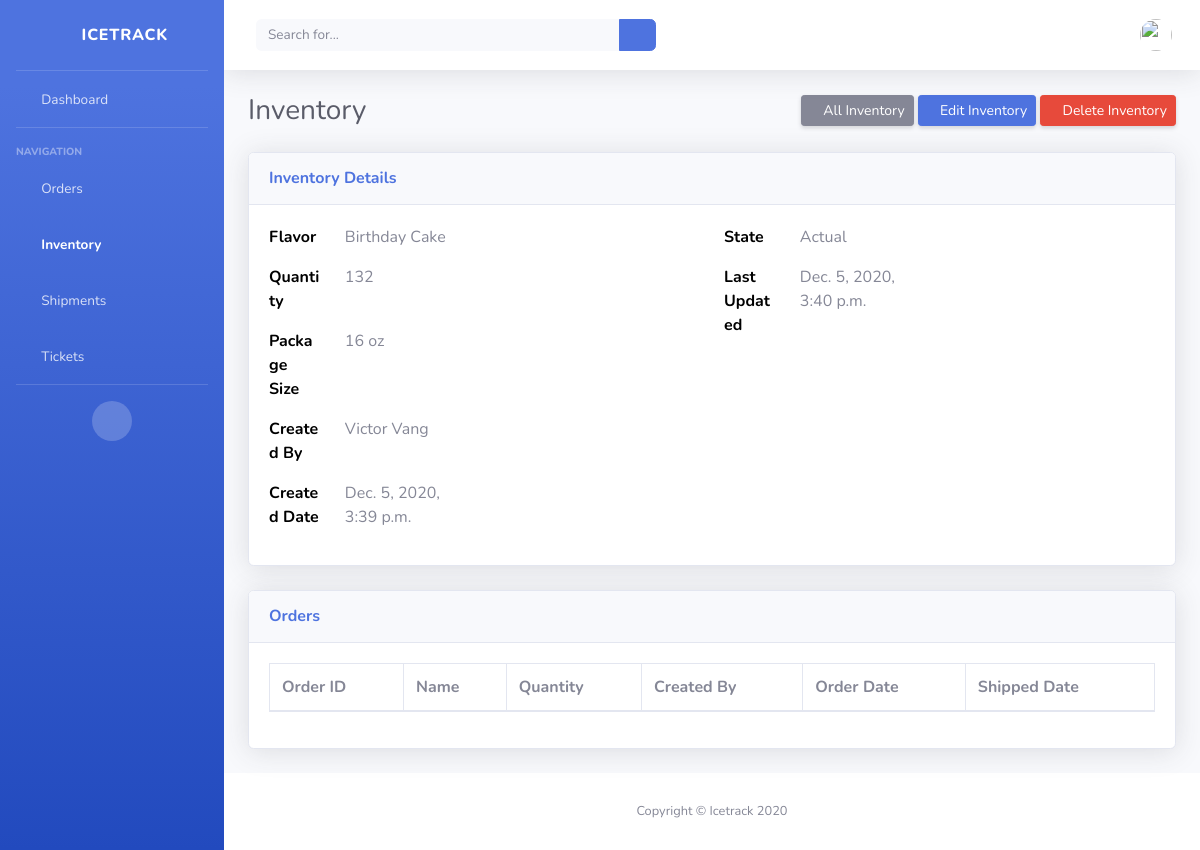
Before: /inventory/1/ with the older database file.
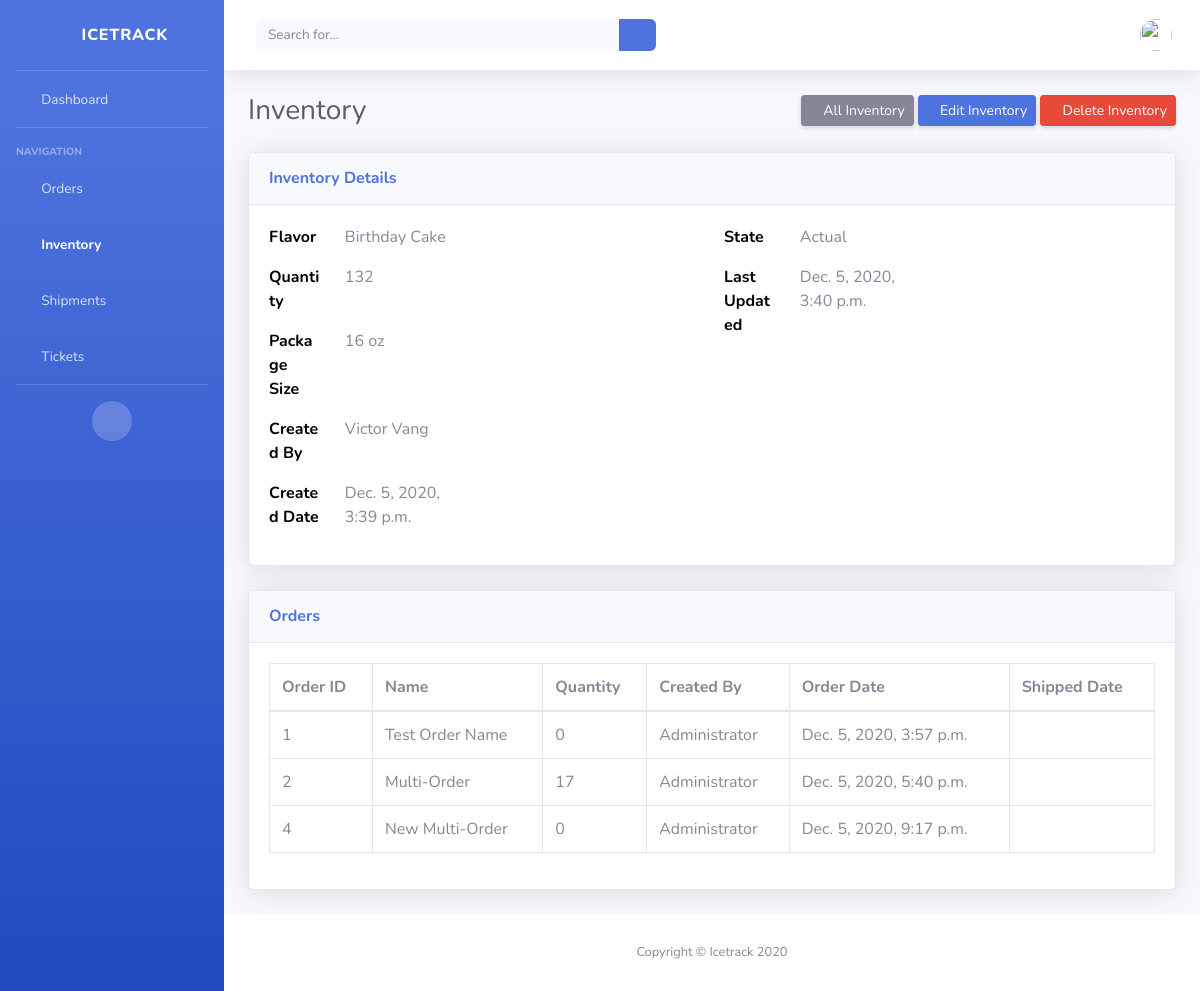
After: the same page with the newer database file.
### icetrack/models.py (models this page shows, shortened)
class Order(models.Model):
    STATUS_CHOICES = [
        ('Placed', 'Placed'),
        ('Fulfilled', 'Fulfilled'),
        ('Canceled', 'Canceled'),
    ]
    name = models.CharField(max_length=50, blank=True, null=True)
    items = models.ManyToManyField('Inventory', blank=True, through='OrderItem')
    status = models.CharField(max_length=10, choices=STATUS_CHOICES, default='Placed')
    order_date = models.DateTimeField(auto_now_add=True, auto_now=False)

class OrderItem(models.Model):
    order = models.ForeignKey('Order', on_delete=models.CASCADE)
    inventory_item = models.ForeignKey('Inventory', on_delete=models.CASCADE)
    quantity_on_order = models.IntegerField(default='0', blank=True, null=True)
    submitted = models.BooleanField(default=False, blank=True, null=True)
    def __str__(self):
        return str(self.quantity_on_order)

### icetrack/views.py (the view)
# urls.py: path('inventory/<int:pk>/', InventoryDetailView.as_view(), name="inventory_detail"),
class InventoryDetailView(DetailView):
    model = Inventory
    template_name = 'inventory_detail.html'
    def get_context_data(self, **kwargs):
        context = super().get_context_data(**kwargs)
        context['orders'] = Order.objects.filter(items=self.kwargs['pk'])
        context['order_items'] = OrderItem.objects.filter(inventory_item=self.kwargs['pk'])
        return context

### templates/inventory_detail.html (shortened to what the changed rows need)
{% extends 'base_authenticated.html' %}
{% block content%}
<div class="container-fluid">
    <div class="d-sm-flex align-items-center justify-content-between mb-4">
        <h1 class="h3 mb-0 text-gray-800">Inventory</h1>
    </div>
    <div class="card shadow mb-4">
        <div class="card-body">
            <div class="table-responsive">
                <table class="table table-bordered" id="dataTable" width="100%" cellspacing="0">
                    <thead>
                        <tr>
                            <th>Order ID</th>
                            <th>Name</th>
                            <th>Quantity</th>
                            <th>Created By</th>
                            <th>Order Date</th>
                            <th>Shipped Date</th>
                        </tr>
                    </thead>
                    <tbody>
                        {% for order in orders %}
                            <tr>
                                <td>{{ order.id }}</td>
                                <td>{{ order.name }}</td>
                                <td>
                                    {% for order_item in order_items %}
                                        {% if order_item.order == order %}
                                            {{ order_item }}
                                        {% endif %}
                                    {% endfor %}
                                </td>
                                <td>Administrator</td>
                                <td>{{ order.order_date }}</td>
                                <td>{{ order.shipped_date }}</td>
                            </tr>
                        {% endfor %}
                    </tbody>
                </table>
            </div>
        </div>
    </div>
</div>
{% endblock content %}

Changed rows visible on the page:
added Order: id "1", name "Test Order Name", order_date "Dec. 5, 2020, 3:57 p.m."
added OrderItem: quantity_on_order "0", shown under "1"
added Order: id "2", name "Multi-Order", order_date "Dec. 5, 2020, 5:40 p.m."
added OrderItem: quantity_on_order "17", shown under "2"
added Order: id "4", name "New Multi-Order", order_date "Dec. 5, 2020, 9:17 p.m."
added OrderItem: quantity_on_order "0", shown under "4"
